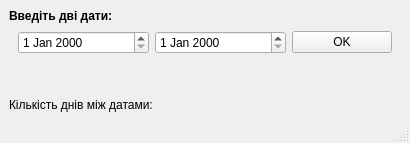
<?xml version="1.0" encoding="UTF-8"?>
<ui version="4.0">
 <class>MainWindow</class>
 <widget class="QMainWindow" name="MainWindow">
  <property name="geometry">
   <rect>
    <x>0</x>
    <y>0</y>
    <width>410</width>
    <height>143</height>
   </rect>
  </property>
  <property name="minimumSize">
   <size>
    <width>286</width>
    <height>100</height>
   </size>
  </property>
  <property name="windowTitle">
   <string>Розрахунок дат</string>
  </property>
  <property name="windowIcon">
   <iconset resource="png.qrc">
    <normaloff>:/pr1/png/6180029.png</normaloff>:/pr1/png/6180029.png</iconset>
  </property>
  <property name="autoFillBackground">
   <bool>false</bool>
  </property>
  <widget class="QWidget" name="centralwidget">
   <property name="minimumSize">
    <size>
     <width>0</width>
     <height>100</height>
    </size>
   </property>
   <layout class="QVBoxLayout" name="verticalLayout_4">
    <item>
     <widget class="QLabel" name="label_2">
      <property name="minimumSize">
       <size>
        <width>0</width>
        <height>0</height>
       </size>
      </property>
      <property name="maximumSize">
       <size>
        <width>16777215</width>
        <height>20</height>
       </size>
      </property>
      <property name="text">
       <string>&lt;html&gt;&lt;head/&gt;&lt;body&gt;&lt;p&gt;&lt;span style=&quot; font-weight:700;&quot;&gt;Введіть дві дати:&lt;/span&gt;&lt;/p&gt;&lt;/body&gt;&lt;/html&gt;</string>
      </property>
     </widget>
    </item>
    <item>
     <widget class="QFrame" name="horizontalFrame">
      <property name="sizePolicy">
       <sizepolicy hsizetype="Preferred" vsizetype="Minimum">
        <horstretch>0</horstretch>
        <verstretch>0</verstretch>
       </sizepolicy>
      </property>
      <layout class="QHBoxLayout" name="horizontalLayout">
       <property name="topMargin">
        <number>2</number>
       </property>
       <item>
        <widget class="QDateEdit" name="dateFirst"/>
       </item>
       <item>
        <widget class="QDateEdit" name="dateLast"/>
       </item>
       <item>
        <widget class="QPushButton" name="Button">
         <property name="maximumSize">
          <size>
           <width>100</width>
           <height>16777215</height>
          </size>
         </property>
         <property name="text">
          <string>OK</string>
         </property>
        </widget>
       </item>
      </layout>
     </widget>
    </item>
    <item>
     <spacer name="verticalSpacer">
      <property name="orientation">
       <enum>Qt::Vertical</enum>
      </property>
      <property name="sizeHint" stdset="0">
       <size>
        <width>20</width>
        <height>40</height>
       </size>
      </property>
     </spacer>
    </item>
    <item>
     <widget class="QLabel" name="label">
      <property name="text">
       <string>Кількість днів між датами: </string>
      </property>
     </widget>
    </item>
   </layout>
  </widget>
  <widget class="QMenuBar" name="menubar">
   <property name="geometry">
    <rect>
     <x>0</x>
     <y>0</y>
     <width>410</width>
     <height>22</height>
    </rect>
   </property>
  </widget>
  <widget class="QStatusBar" name="statusbar"/>
 </widget>
 <resources>
  <include location="png.qrc"/>
 </resources>
 <connections/>
</ui>
